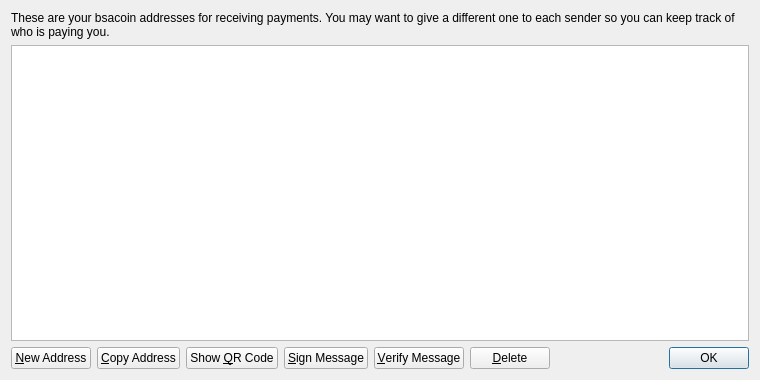
<?xml version="1.0" encoding="UTF-8"?>
<ui version="4.0">
 <class>AddressBookPage</class>
 <widget class="QWidget" name="AddressBookPage">
  <property name="geometry">
   <rect>
    <x>0</x>
    <y>0</y>
    <width>760</width>
    <height>380</height>
   </rect>
  </property>
  <property name="windowTitle">
   <string>Address Book</string>
  </property>
  <layout class="QVBoxLayout" name="verticalLayout">
   <item>
    <widget class="QLabel" name="labelExplanation">
     <property name="text">
      <string>These are your bsacoin addresses for receiving payments. You may want to give a different one to each sender so you can keep track of who is paying you.</string>
     </property>
     <property name="textFormat">
      <enum>Qt::PlainText</enum>
     </property>
     <property name="wordWrap">
      <bool>true</bool>
     </property>
    </widget>
   </item>
   <item>
    <widget class="QTableView" name="tableView">
     <property name="contextMenuPolicy">
      <enum>Qt::CustomContextMenu</enum>
     </property>
     <property name="toolTip">
      <string>Double-click to edit address or label</string>
     </property>
     <property name="tabKeyNavigation">
      <bool>false</bool>
     </property>
     <property name="alternatingRowColors">
      <bool>true</bool>
     </property>
     <property name="selectionMode">
      <enum>QAbstractItemView::SingleSelection</enum>
     </property>
     <property name="selectionBehavior">
      <enum>QAbstractItemView::SelectRows</enum>
     </property>
     <property name="sortingEnabled">
      <bool>true</bool>
     </property>
     <attribute name="verticalHeaderVisible">
      <bool>false</bool>
     </attribute>
    </widget>
   </item>
   <item>
    <layout class="QHBoxLayout" name="horizontalLayout">
     <item>
      <widget class="QPushButton" name="newAddressButton">
       <property name="toolTip">
        <string>Create a new address</string>
       </property>
       <property name="text">
        <string>&amp;New Address</string>
       </property>
       <property name="icon">
        <iconset resource="../bitcoin.qrc">
         <normaloff>:/icons/add</normaloff>:/icons/add</iconset>
       </property>
      </widget>
     </item>
     <item>
      <widget class="QPushButton" name="copyToClipboard">
       <property name="toolTip">
        <string>Copy the currently selected address to the system clipboard</string>
       </property>
       <property name="text">
        <string>&amp;Copy Address</string>
       </property>
       <property name="icon">
        <iconset resource="../bitcoin.qrc">
         <normaloff>:/icons/editcopy</normaloff>:/icons/editcopy</iconset>
       </property>
      </widget>
     </item>
     <item>
      <widget class="QPushButton" name="showQRCode">
       <property name="text">
        <string>Show &amp;QR Code</string>
       </property>
       <property name="icon">
        <iconset resource="../bitcoin.qrc">
         <normaloff>:/icons/qrcode</normaloff>:/icons/qrcode</iconset>
       </property>
      </widget>
     </item>
     <item>
      <widget class="QPushButton" name="signMessage">
       <property name="toolTip">
        <string>Sign a message to prove you own a Bitcoin address</string>
       </property>
       <property name="text">
        <string>&amp;Sign Message</string>
       </property>
       <property name="icon">
        <iconset resource="../bitcoin.qrc">
         <normaloff>:/icons/edit</normaloff>:/icons/edit</iconset>
       </property>
      </widget>
     </item>
     <item>
      <widget class="QPushButton" name="verifyMessage">
       <property name="toolTip">
        <string>Verify a message to ensure it was signed with a specified Bitcoin address</string>
       </property>
       <property name="text">
        <string>&amp;Verify Message</string>
       </property>
       <property name="icon">
        <iconset resource="../bitcoin.qrc">
         <normaloff>:/icons/transaction_0</normaloff>:/icons/transaction_0</iconset>
       </property>
      </widget>
     </item>
     <item>
      <widget class="QPushButton" name="deleteButton">
       <property name="toolTip">
        <string>Delete the currently selected address from the list. Only sending addresses can be deleted.</string>
       </property>
       <property name="text">
        <string>&amp;Delete</string>
       </property>
       <property name="icon">
        <iconset resource="../bitcoin.qrc">
         <normaloff>:/icons/remove</normaloff>:/icons/remove</iconset>
       </property>
      </widget>
     </item>
     <item>
      <spacer name="horizontalSpacer">
       <property name="orientation">
        <enum>Qt::Horizontal</enum>
       </property>
       <property name="sizeHint" stdset="0">
        <size>
         <width>40</width>
         <height>20</height>
        </size>
       </property>
      </spacer>
     </item>
     <item>
      <widget class="QDialogButtonBox" name="buttonBox">
       <property name="sizePolicy">
        <sizepolicy hsizetype="Maximum" vsizetype="Fixed">
         <horstretch>0</horstretch>
         <verstretch>0</verstretch>
        </sizepolicy>
       </property>
       <property name="standardButtons">
        <set>QDialogButtonBox::Ok</set>
       </property>
      </widget>
     </item>
    </layout>
   </item>
  </layout>
 </widget>
 <resources>
  <include location="../bitcoin.qrc"/>
 </resources>
 <connections/>
</ui>
